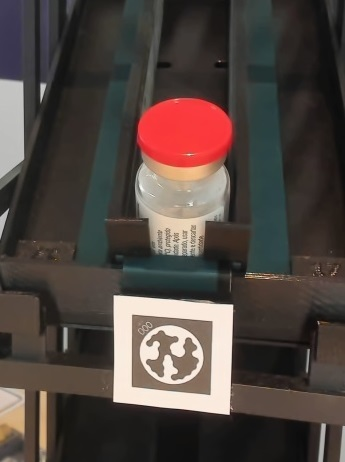
#> input picture frames/frame_20240924_110521 - Copy2.jpg, 345 x 462 px, found by its file name
$ python template_match04.py
#> lines starting #> are read from the running program, lines starting #| are printed output that depends on the picture
import cv2
import numpy as np

# Ler a imagem original e o template
# img_original = cv2.imread('./frames/frame_20240924_110521.jpg')
# img_original = cv2.imread('./frames/frame_20240924_110521222222222222222222222222222222222.jpg')
img_original = cv2.imread('./frames/frame_20240924_110521 - Copy2.jpg')
#> img_original is the input picture: shape (462, 345, 3); mean B, G, R 64.3, 69.3, 80.1
template_original = cv2.imread('./med_rm/img_20241004_104055.png', cv2.IMREAD_UNCHANGED)
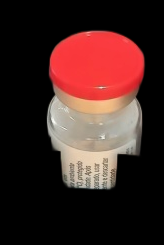
#> input picture med_rm/img_20241004_104055.png, 164 x 245 px, found by its file name
#> template_original is the input picture: shape (245, 164, 4); mean B, G, R, A 34.3, 37.5, 65.2, 80.3

img_gray = cv2.cvtColor(img_original, cv2.COLOR_BGR2GRAY)
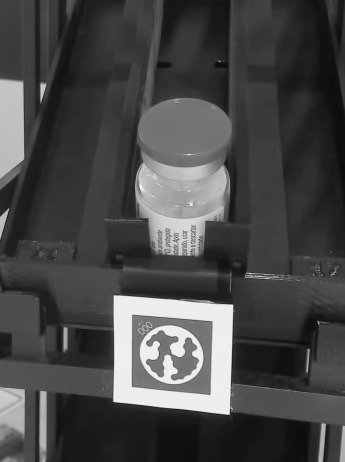
#> img_gray: shape (462, 345); min 8, max 252, mean 72
img_gray = cv2.resize(img_gray, (0, 0), fx=0.8, fy=0.8)
#> img_gray: shape (370, 276)
img_gray_color = cv2.cvtColor(img_gray, cv2.COLOR_GRAY2BGR)


template = cv2.resize(template_original, (0, 0), fx=0.8, fy=0.8)
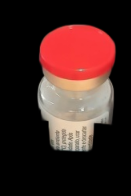
#> template: shape (196, 131, 4); mean B, G, R, A 34.3, 37.5, 65.2, 80.4
h, w = template.shape[:2]
#> h = 196; w = 131

# Checar se o template possui canal alfa
if template.shape[2] == 4:
    alpha_channel = template[:, :, 3]
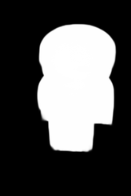
#> alpha_channel: shape (196, 131); min 0, max 255, mean 80.4
    template = template[:, :, :3]
#> template: shape (196, 131, 3)
else:
    alpha_channel = np.ones((h, w), dtype=template.dtype) * 255

alpha_channel = alpha_channel / 255.0

# Métodos de detecção
methods = [cv2.TM_CCOEFF_NORMED]

for method in methods:
    result = cv2.matchTemplate(img_gray, cv2.cvtColor(template, cv2.COLOR_BGR2GRAY), method)
    _, _, min_loc, max_loc = cv2.minMaxLoc(result)

    # Usar max_loc ou min_loc dependendo do método
    if method in [cv2.TM_SQDIFF, cv2.TM_SQDIFF_NORMED]:
        top_left = min_loc
    else:
        top_left = max_loc

    bottom_right = (top_left[0] + w, top_left[1] + h)

    # Mesclar o template colorido com a imagem em tons de cinza usando o canal alfa
    for c in range(3):
        img_gray_color[top_left[1]:bottom_right[1], top_left[0]:bottom_right[0], c] = \
            alpha_channel * template[:, :, c] + \
            (1 - alpha_channel) * img_gray_color[top_left[1]:bottom_right[1], top_left[0]:bottom_right[0], c]

    # Mostrar o resultado
    cv2.imshow('Result', img_gray_color)
    cv2.waitKey(0)
    cv2.destroyAllWindows()
#> this loop made 1 pass
#> (min_loc, top_left, bottom_right) on pass 1: ((136, 133), (70, 46), (201, 242))
#> pass 1, `result = cv2.matchTemplate(img_gray, cv2.cvtColor(template, cv2.COLOR_..`:
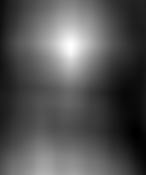
#> result: shape (175, 146) float32; min -0.327, max 0.805, mean 0.0455; drawn with min black and max white
#> pass 1, `cv2.imshow('Result', img_gray_color)`:
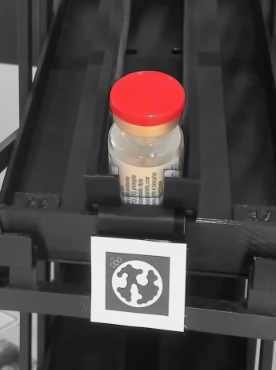
#> window 'Result': shape (370, 276, 3); mean B, G, R 69.4, 70.2, 77.1
